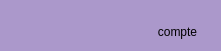
  <widget class="QFrame" name="frame_4">
   <property name="geometry">
    <rect>
     <x>390</x>
     <y>20</y>
     <width>221</width>
     <height>51</height>
    </rect>
   </property>
   <property name="styleSheet">
    <string notr="true">border-color: rgb(255, 255, 255);
background-color: rgb(171, 152, 203);
border-radius: 10px;</string>
   </property>
   <property name="frameShape">
    <enum>QFrame::Box</enum>
   </property>
   <property name="frameShadow">
    <enum>QFrame::Raised</enum>
   </property>
   <widget class="QPushButton" name="pushButton_28">
    <property name="geometry">
     <rect>
      <x>10</x>
      <y>0</y>
      <width>61</width>
      <height>51</height>
     </rect>
    </property>
    <property name="styleSheet">
     <string notr="true">
border-image: url(:/new/prefix1/icon/perso.png);</string>
    </property>
    <property name="text">
     <string/>
    </property>
    <property name="autoDefault">
     <bool>true</bool>
    </property>
    <property name="default">
     <bool>true</bool>
    </property>
    <property name="flat">
     <bool>true</bool>
    </property>
   </widget>
   <widget class="QPushButton" name="pushButton_29">
    <property name="geometry">
     <rect>
      <x>80</x>
      <y>0</y>
      <width>61</width>
      <height>51</height>
     </rect>
    </property>
    <property name="styleSheet">
     <string notr="true">
border-image: url(:/new/prefix1/icon/perso.png);</string>
    </property>
    <property name="text">
     <string/>
    </property>
    <property name="autoDefault">
     <bool>true</bool>
    </property>
    <property name="default">
     <bool>true</bool>
    </property>
    <property name="flat">
     <bool>true</bool>
    </property>
   </widget>
   <widget class="QPushButton" name="pushButton_9">
    <property name="geometry">
     <rect>
      <x>140</x>
      <y>20</y>
      <width>75</width>
      <height>23</height>
     </rect>
    </property>
    <property name="text">
     <string>compte</string>
    </property>
   </widget>
  </widget>
